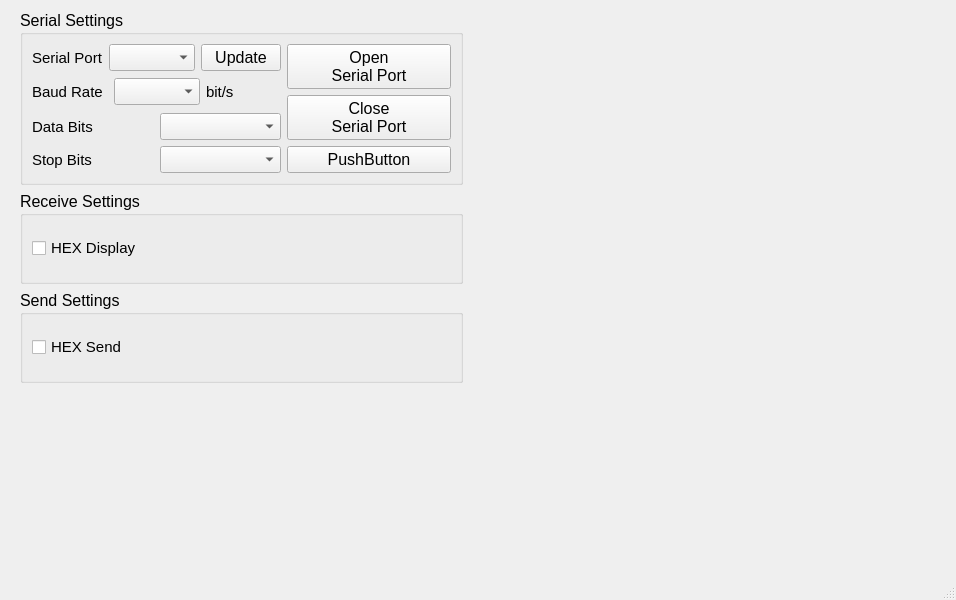
<?xml version="1.0" encoding="UTF-8"?>
<ui version="4.0">
 <class>MainWindow</class>
 <widget class="QMainWindow" name="MainWindow">
  <property name="geometry">
   <rect>
    <x>0</x>
    <y>0</y>
    <width>956</width>
    <height>600</height>
   </rect>
  </property>
  <property name="windowTitle">
   <string>MainWindow</string>
  </property>
  <widget class="QWidget" name="centralwidget">
   <widget class="QWidget" name="">
    <property name="geometry">
     <rect>
      <x>20</x>
      <y>10</y>
      <width>443</width>
      <height>373</height>
     </rect>
    </property>
    <layout class="QVBoxLayout" name="verticalLayout_2">
     <item>
      <widget class="QGroupBox" name="groupBox">
       <property name="font">
        <font>
         <family>Arial</family>
         <pointsize>12</pointsize>
        </font>
       </property>
       <property name="title">
        <string>Serial Settings</string>
       </property>
       <layout class="QGridLayout" name="gridLayout_2">
        <item row="0" column="0">
         <layout class="QHBoxLayout" name="horizontalLayout_10">
          <item>
           <layout class="QGridLayout" name="gridLayout">
            <item row="0" column="0">
             <layout class="QHBoxLayout" name="horizontalLayout">
              <item>
               <widget class="QLabel" name="label">
                <property name="font">
                 <font>
                  <family>Arial</family>
                  <pointsize>11</pointsize>
                 </font>
                </property>
                <property name="text">
                 <string>Serial Port</string>
                </property>
               </widget>
              </item>
              <item>
               <widget class="QComboBox" name="comboBox">
                <property name="font">
                 <font>
                  <family>Arial</family>
                  <pointsize>12</pointsize>
                 </font>
                </property>
               </widget>
              </item>
              <item>
               <widget class="QPushButton" name="pushButton_3">
                <property name="text">
                 <string>Update</string>
                </property>
               </widget>
              </item>
             </layout>
            </item>
            <item row="1" column="0">
             <layout class="QHBoxLayout" name="horizontalLayout_2">
              <item>
               <widget class="QLabel" name="label_2">
                <property name="font">
                 <font>
                  <family>Arial</family>
                  <pointsize>11</pointsize>
                 </font>
                </property>
                <property name="text">
                 <string>Baud Rate</string>
                </property>
               </widget>
              </item>
              <item>
               <widget class="QComboBox" name="comboBox_2">
                <property name="font">
                 <font>
                  <family>Arial</family>
                  <pointsize>12</pointsize>
                 </font>
                </property>
               </widget>
              </item>
              <item>
               <widget class="QLabel" name="label_3">
                <property name="font">
                 <font>
                  <family>Arial</family>
                  <pointsize>11</pointsize>
                 </font>
                </property>
                <property name="text">
                 <string>bit/s</string>
                </property>
               </widget>
              </item>
             </layout>
            </item>
            <item row="2" column="0">
             <layout class="QHBoxLayout" name="horizontalLayout_4">
              <item>
               <widget class="QLabel" name="label_5">
                <property name="font">
                 <font>
                  <family>Arial</family>
                  <pointsize>11</pointsize>
                 </font>
                </property>
                <property name="text">
                 <string>Data Bits</string>
                </property>
               </widget>
              </item>
              <item>
               <widget class="QComboBox" name="comboBox_4">
                <property name="font">
                 <font>
                  <family>Arial</family>
                  <pointsize>12</pointsize>
                 </font>
                </property>
               </widget>
              </item>
             </layout>
            </item>
            <item row="3" column="0">
             <layout class="QHBoxLayout" name="horizontalLayout_5">
              <item>
               <widget class="QLabel" name="label_7">
                <property name="font">
                 <font>
                  <family>Arial</family>
                  <pointsize>11</pointsize>
                 </font>
                </property>
                <property name="text">
                 <string>Stop Bits</string>
                </property>
               </widget>
              </item>
              <item>
               <widget class="QComboBox" name="comboBox_5">
                <property name="font">
                 <font>
                  <family>Arial</family>
                  <pointsize>12</pointsize>
                 </font>
                </property>
               </widget>
              </item>
             </layout>
            </item>
           </layout>
          </item>
          <item>
           <layout class="QVBoxLayout" name="verticalLayout">
            <item>
             <widget class="QPushButton" name="pushButton">
              <property name="font">
               <font>
                <family>Arial</family>
                <pointsize>12</pointsize>
               </font>
              </property>
              <property name="text">
               <string>Open
Serial Port</string>
              </property>
             </widget>
            </item>
            <item>
             <widget class="QPushButton" name="pushButton_5">
              <property name="font">
               <font>
                <family>Arial</family>
                <pointsize>12</pointsize>
               </font>
              </property>
              <property name="text">
               <string>Close
Serial Port</string>
              </property>
             </widget>
            </item>
            <item>
             <widget class="QPushButton" name="pushButton_2">
              <property name="text">
               <string>PushButton</string>
              </property>
             </widget>
            </item>
           </layout>
          </item>
         </layout>
        </item>
       </layout>
      </widget>
     </item>
     <item>
      <widget class="QGroupBox" name="groupBox_2">
       <property name="font">
        <font>
         <family>Arial</family>
         <pointsize>12</pointsize>
        </font>
       </property>
       <property name="title">
        <string>Receive Settings</string>
       </property>
       <layout class="QGridLayout" name="gridLayout_3">
        <item row="0" column="0">
         <widget class="QCheckBox" name="checkBox">
          <property name="font">
           <font>
            <family>Arial</family>
            <pointsize>11</pointsize>
           </font>
          </property>
          <property name="text">
           <string>HEX Display</string>
          </property>
         </widget>
        </item>
       </layout>
      </widget>
     </item>
     <item>
      <widget class="QGroupBox" name="groupBox_3">
       <property name="font">
        <font>
         <family>Arial</family>
         <pointsize>12</pointsize>
        </font>
       </property>
       <property name="title">
        <string>Send Settings</string>
       </property>
       <layout class="QGridLayout" name="gridLayout_4">
        <item row="0" column="0">
         <widget class="QCheckBox" name="checkBox_2">
          <property name="font">
           <font>
            <family>Arial</family>
            <pointsize>11</pointsize>
           </font>
          </property>
          <property name="text">
           <string>HEX Send</string>
          </property>
         </widget>
        </item>
       </layout>
      </widget>
     </item>
    </layout>
   </widget>
  </widget>
  <widget class="QMenuBar" name="menubar">
   <property name="geometry">
    <rect>
     <x>0</x>
     <y>0</y>
     <width>956</width>
     <height>26</height>
    </rect>
   </property>
  </widget>
  <widget class="QStatusBar" name="statusbar"/>
 </widget>
 <resources/>
 <connections/>
</ui>
